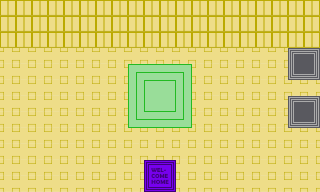

Tiled map render using the project's own tile images. Description and the whole map definition, tile-layer contents included, below:
An orthogonal 20x12 tile map with 16x16 px tiles, 1 tile layer (Tile Layer 1), 2 tilesets.

<map version="1.10" tiledversion="1.10.2" orientation="orthogonal" renderorder="right-down" width="20" height="12" tilewidth="16" tileheight="16" infinite="0" nextlayerid="2" nextobjectid="1">
 <editorsettings>
  <export target="main-room.json" format="json" />
 </editorsettings>
 <tileset firstgid="1" source="indoors.tsx" />
 <tileset firstgid="40" source="floors.tsx" />
 <layer id="1" name="Tile Layer 1" width="20" height="12">
  <data encoding="csv">
18,18,18,18,18,18,18,18,18,18,18,18,18,18,18,18,18,18,18,18,
18,18,18,18,18,18,18,18,18,18,18,18,18,18,18,18,18,18,18,18,
18,18,18,18,18,18,18,18,18,18,18,18,18,18,18,18,18,18,18,18,
15,15,15,15,15,15,15,15,15,15,15,15,15,15,15,15,15,15,40,41,
15,15,15,15,15,15,15,15,90,91,94,95,15,15,15,15,15,15,62,63,
15,15,15,15,15,15,15,15,96,113,116,101,15,15,15,15,15,15,15,15,
15,15,15,15,15,15,15,15,96,97,100,101,15,15,15,15,15,15,40,41,
15,15,15,15,15,15,15,15,118,120,120,123,15,15,15,15,15,15,62,63,
15,15,15,15,15,15,15,15,15,15,15,15,15,15,15,15,15,15,15,15,
15,15,15,15,15,15,15,15,15,15,15,15,15,15,15,15,15,15,15,15,
15,15,15,15,15,15,15,15,15,130,131,15,15,15,15,15,15,15,15,15,
15,15,15,15,15,15,15,15,15,152,153,15,15,15,15,15,15,15,15,15
</data>
 </layer>
</map>
